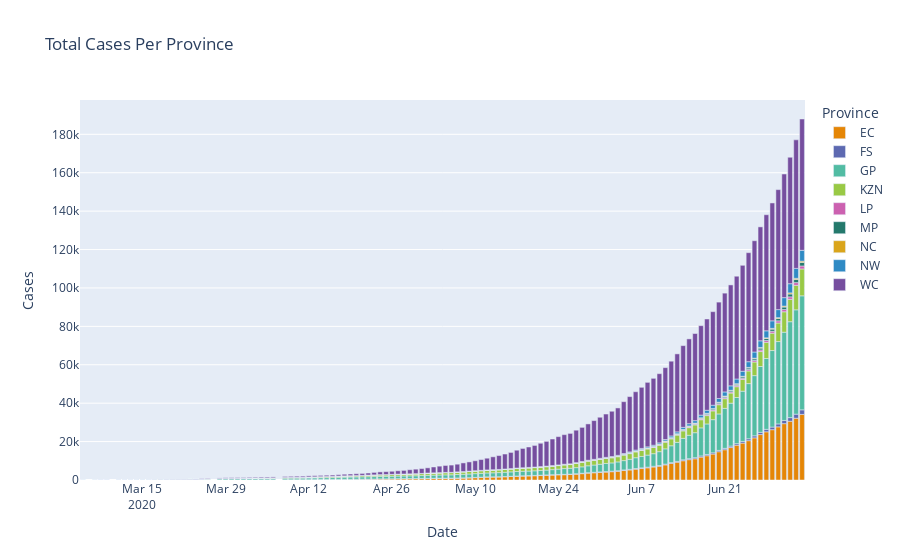

Here is the notebook cell this chart was saved with:
### Code cell
fig = px.bar(state_plotly, title='Total Cases Per Province', x='Date', y='Cases', color='Province',
             barmode='relative', color_discrete_sequence=colour_series)
fig.update_traces(hovertemplate=None)
fig.update_layout(hovermode="x")
fig.show()
